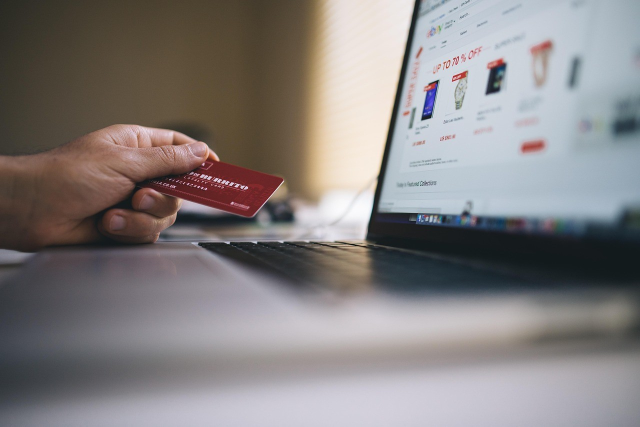
#> input picture commons/10-ilde-nitelikli-dolandiricilik-sucu-operasyonu-12-tutuklama.jpg, 1280 x 853 px (shown at 1/2 size); its folder holds only this picture in this run
$ python -i images.py   (imports and definitions only)
#> lines starting #> are read from the running program, lines starting #| are printed output that depends on the picture
#> in with_thumb, im is the input picture: PIL image 1280x853 RGB; mean R, G, B 133.6, 128.8, 128.4
# -*- coding: utf-8 -*-
"""Her haber için 1200x630 kapak görseli üretir (site/gorsel/<slug>.jpg).
Orijinal arşiv küçük resmi varsa: bulanık arka plan + ortada keskin küçük resim.
Yoksa: kategori rengine göre tipografik kapak."""
import os, hashlib
from PIL import Image, ImageFilter, ImageDraw, ImageFont, ImageEnhance

HERE = os.path.dirname(os.path.abspath(__file__))
ORIG = os.path.join(HERE, "orig")
W, H = 1200, 630
S = W / 800  # eski 800px tasarımın ölçek katsayısı
FONT_B = "/usr/share/fonts/truetype/dejavu/DejaVuSerif-Bold.ttf"
FONT_S = "/usr/share/fonts/truetype/dejavu/DejaVuSans-Bold.ttf"

# orijinal küçük resim → yazı
MAP = {
 "adliye-doldu-icra-mudurlukleri-kiraya-cikiyor": "adliye.jpg",
 "danistayin-ulkeye-faturasi-2-6-milyar-dolar": "basbakan.jpg",
 "cep-telefonu-faturasina-ust-limit-geliyor": "cep-telefonu.jpg",
 "mahkeme-168-davaliyi-gazete-ilaniyla-ariyor": "davali.jpg",
 "et-ve-balik-kurumu-hukuki-surec-baslatiyor": "ebk.jpg",
 "cocuklar-artik-terorist-sayilmayacak": "HABER-cocuk.jpg",
 "yargida-toplu-izin-yarin-basliyor": "toplu-izin.jpg",
 "icislerinden-valilere-nufus-cuzdani-talimati": "valilik.jpg",
 "yargitaydan-tarihi-karar": "yargıtay-karar.jpg",
 "ahtapot-paul-referandum-tahmininde-bulundu": "ahtapot-kahin-paul.jpg",
 "anayasa-mahkemesinin-anayasa-degisikligi-gerekceli-karari": "anayasa-mahkemesi.jpg",
 "hukukculardan-net-cikis-firarinin": "balyoz-davasi.jpg",
 "berberler-hafta-sonu-calisabilecek": "berber.jpg",
 "yargitaydan-iliskiye-girmeyen-kocaya-ceza": "bosanma.jpg",
 "arinctan-yas-degerlendirmesi": "bulent-arinc.jpg",
 "bulent-arinc-gundemimizde-baskanlik-sistemi-yok": "bulent-arinc.jpg",
 "elazigli-celebi-90km-yi-gecti": "celebi-otomobil.jpg",
 "tecavuz-sucu-icin-hadim-cezasi": "cezalar.jpg",
 "kadin-avukatlarin-sutyen-isyani": "cubbe.jpg",
 "aydin-doganin-vergi-davalari-nasil-sonuclandi": "dogan-yayin-holding.jpg",
 "ehliyetinizden-olmamak-icin-dikkat": "ehliyet-radar-uygulamasi.jpg",
 "facebook-artik-yerinizi-de-belli-edecek": "facebook-yerinizi-yayinliyor.jpg",
 "finansbank-hukuk-musavirligine-sebnem-karaduman-getirildi": "Finansbank-Şebnem-Karaduman.jpg",
 "halis-toprakin-vesayet-altina-alinmasi-davasi": "halis.jpg",
 "uc-il-daha-buyuksehir-olacak": "harita.jpg",
 "gozaltinda-sinava-girdi-ve-ilk-tercihi-hukuk-fakultesi": "ilktercih.jpg",
 "istanbullulara-serinleten-haber": "istanbul-kavurucu-sicaklari.jpg",
 "kadinlara-4-yil-erken-emeklilik-surprizi": "kadinlara-emeklilik.jpg",
 "key-odemelerinin-yapilacagi-tarih": "key-odemeleri.jpg",
 "keyde-3-odeme-ramazanda-yapilacak": "key-odemeleri1.jpg",
 "turk-vatandaslarina-meksika-vizesinde-kolaylik": "meksika-vizesi-kolayligi.jpg",
 "baydemir-olay-cikaran-sozlerinde-israrli": "osman-baydemir.jpg",
 "ilk-turk-hukuk-profesoru": "osman-isfen.jpg",
 "osys-tercihleri-icin-artik-son-gunler": "osys-tercihleri.jpg",
 "bir-kez-profesor-olan-derse-bile-girmiyor": "PROFESOR.jpg",
 "ese-eve-don-cagrisi-15-tl": "posta-kutusu.jpg",
 "vucudunuzu-ramazana-alistirma-yollari": "ramazan.jpg",
 "iraka-ithal-demokrasi-yaramadi": "secim-heyecani.jpg",
 "sigara-ve-alkole-yeni-zam-gelecek": "sigaraya-zam.jpg",
 "super-toto-ligi-bugun-basliyor": "superlig.jpg",
 "suudi-mahkemeden-inanilmaz-karar": "suudi-arabistan-seriat-mahkemesi.jpg",
 "temmuz-ayi-enflasyon-rakamlari-sevindirdi": "temmuz-ayi-enflasyon.jpg",
 "gelecek-hafta-da-tum-turkiyede-hava-cok-sicak-olacak": "tum-turkiyede-hava-durumu.jpg",
 "bir-kadin-5-ay-icinde-iki-dogum-yapamaz": "yargitay-karar-bozdu.jpg",
 "ahmet-turkten-demokratik-siyaset-cikisi": "ahmet-turk.jpg",
 "kayyum-nedir-saadet-partisini-simdi-kim-yonetecek": "kayyum-nedir.jpg",
}

COLORS = {k: (53, 73, 94) for k in ("manset","yargi","siyaset","basindan","diger","universiteler","teknoloji","barolar","hukuk-burolarindan")}

def _cover(im, w, h):
#> called with w = 1200, h = 630
    r = max(w / im.width, h / im.height)
    im = im.resize((round(im.width * r) + 1, round(im.height * r) + 1), Image.LANCZOS)
#> im: PIL image 1201x801 RGB
    x, y = (im.width - w) // 2, (im.height - h) // 2
    return im.crop((x, y, x + w, y + h))
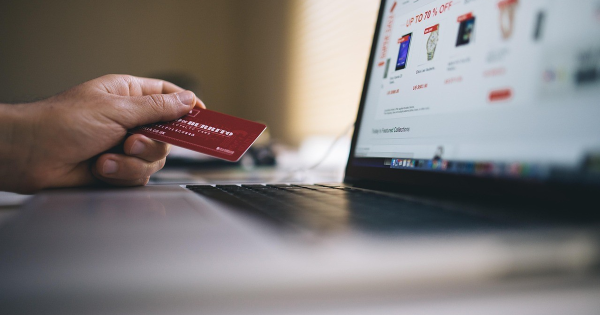
#> returned value: PIL image 1200x630 RGB (shown at 1/2 size); mean R, G, B 128.2, 122.7, 121.7

def _fit(im, w, h):
    r = min(w / im.width, h / im.height)
    return im.resize((round(im.width * r), round(im.height * r)), Image.LANCZOS)

def with_thumb(src):
    im = Image.open(src).convert("RGB")
    bg = _cover(im, W, H).filter(ImageFilter.GaussianBlur(28))
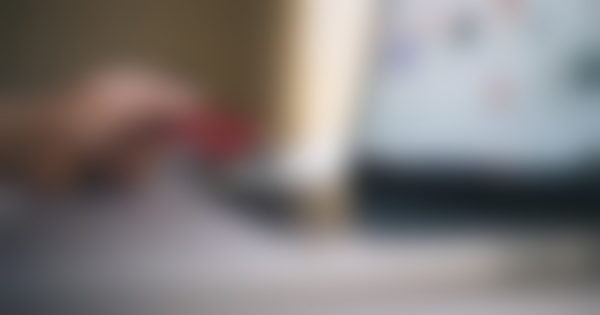
#> bg: PIL image 1200x630 RGB (shown at 1/2 size); mean R, G, B 128.2, 122.8, 121.8
    bg = ImageEnhance.Brightness(bg).enhance(0.6)
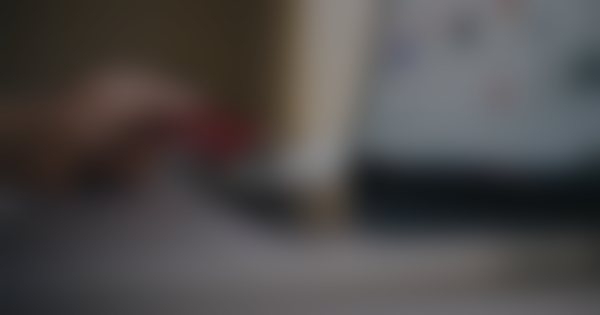
#> bg: PIL image 1200x630 RGB (shown at 1/2 size); mean R, G, B 76.5, 73.3, 72.7
    fg = _fit(im, int(W * 0.62), int(H * 0.8))
    fg = fg.filter(ImageFilter.UnsharpMask(radius=1.2, percent=70, threshold=2))
    pad = 0
    frame = Image.new("RGB", (fg.width + pad * 2, fg.height + pad * 2), (20, 20, 20))
#> frame: PIL image 744x496 RGB; every value is 20
    frame.paste(fg, (pad, pad))
    sh = Image.new("RGBA", (frame.width + 40, frame.height + 40), (0, 0, 0, 0))
#> sh: PIL image 784x536 RGBA; every value is 0
    ImageDraw.Draw(sh).rectangle((20, 24, 20 + frame.width, 24 + frame.height), fill=(29, 42, 55, 150))
    sh = sh.filter(ImageFilter.GaussianBlur(12))
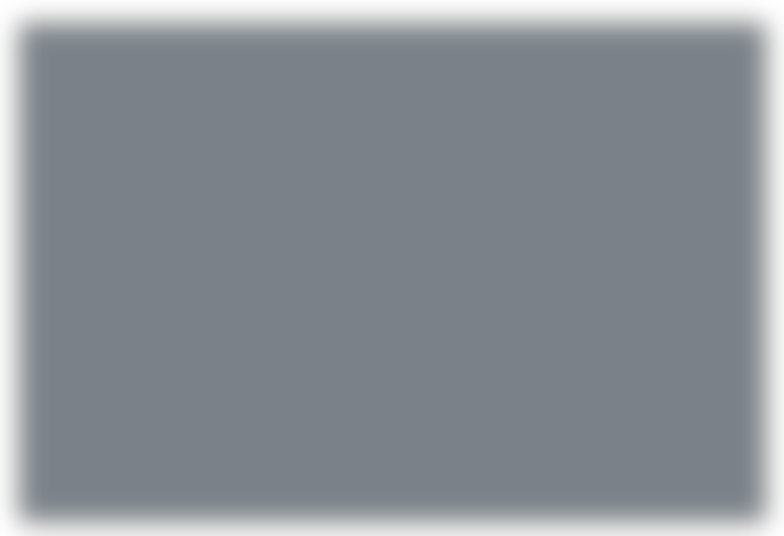
#> sh: PIL image 784x536 RGBA; mean R, G, B, A 25.5, 37, 48.4, 132; transparent parts drawn white
    x, y = (W - frame.width) // 2, (H - frame.height) // 2
    out = bg.convert("RGBA")
    out.alpha_composite(sh, (x - 20, y - 20))
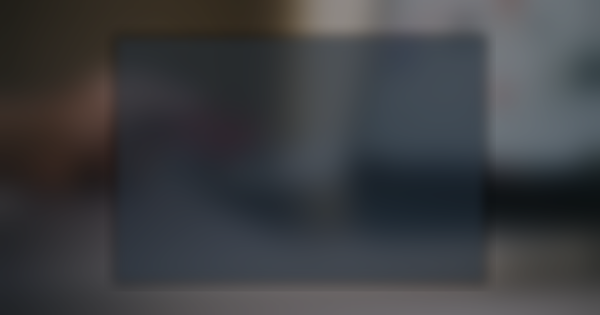
#> out: PIL image 1200x630 RGBA (shown at 1/2 size); mean R, G, B, A 60.7, 62.3, 65.5, 255
    out.paste(frame, (x, y))
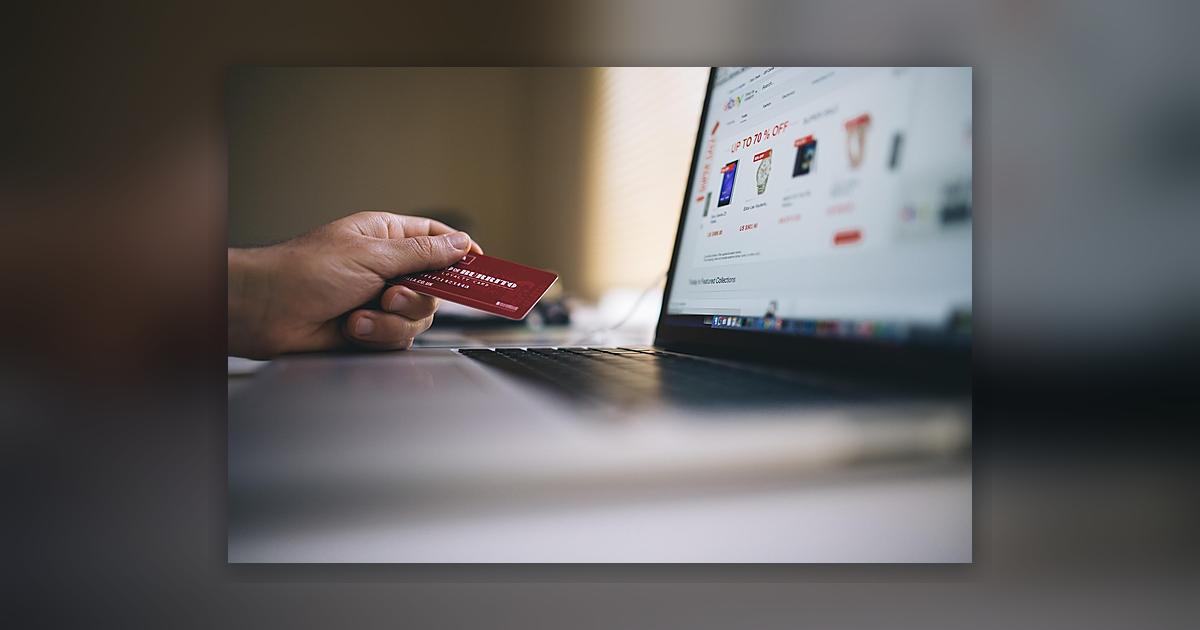
#> out: PIL image 1200x630 RGBA; mean R, G, B, A 100.6, 97.4, 97, 255
    return out.convert("RGB")
#> returned value: PIL image 1200x630 RGB

# [33 lines left out: function typographic, not called in this run]

# Hız: dosya özetleri (inode, boyut, değişme zamanı) anahtarıyla saklanır; görseller önbellekten kopyalanmaz, sabit bağlantıyla
# (hardlink) yerleştirilir. Böylece her derlemede yüzlerce MB okunup yazılmaz, git de değişmeyen görselleri yeniden taramaz.
_MD5_YOL = os.path.join(HERE, ".gorsel_onbellek", "md5.json")
_MD5 = None; _MD5_YENI = {}
# [23 lines left out: functions md5_dosya, md5_kaydet, bagla, not called in this run]

COMMONS = os.path.join(HERE, "commons")
ALIAS = {  # aynı fotoğrafı paylaşan haberler
 "anayasa-mahkemesi-ve-uluslararasi-anlasmalar": "nukleere-hukuk-dar-geliyor",
 "aymden-tayfun-kahramana-ikinci-ihlal-karari-yeniden-yargilama": "aym-26-siyasi-partinin-hesaplarini-kabul-etmedi-suc-duyurusu",
 "hizmetli-memurun-13-yillik-hukuk-mucadelesi": "hizmetli-memurun-13-yillik-hukuk-mucadelesi",
}
# [94 lines left out: functions photo, imza, build, not called in this run]

>>> result = with_thumb('commons/10-ilde-nitelikli-dolandiricilik-sucu-operasyonu-12-tutuklama.jpg')

$ run again, on commons/13-yargi-paketi-ekimde-mecliste-suresiz-nafaka-ve-bosanma-davalari.jpg
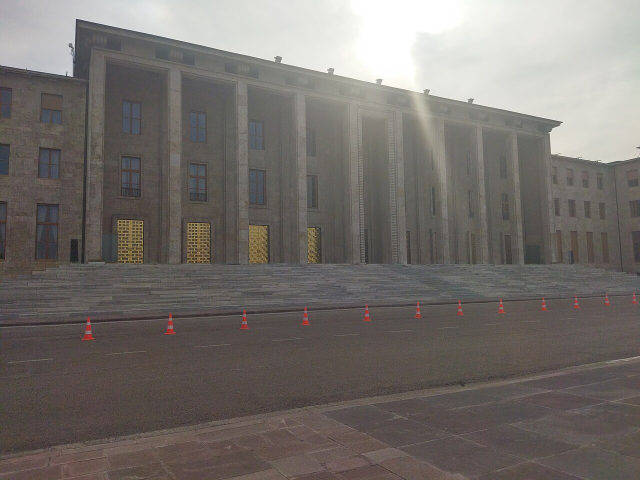
#> input picture commons/13-yargi-paketi-ekimde-mecliste-suresiz-nafaka-ve-bosanma-davalari.jpg, 1280 x 960 px (shown at 1/2 size)
#> in with_thumb, im is the input picture: PIL image 1280x960 RGB; mean R, G, B 116.7, 111.4, 107.5
#> im: PIL image 1201x901 RGB
#> frame: PIL image 672x504 RGB; every value is 20
#> in with_thumb, `ImageDraw.Draw(sh).rectangle((20, 24, 20 + frame.width, 24 + frame.hei..`:
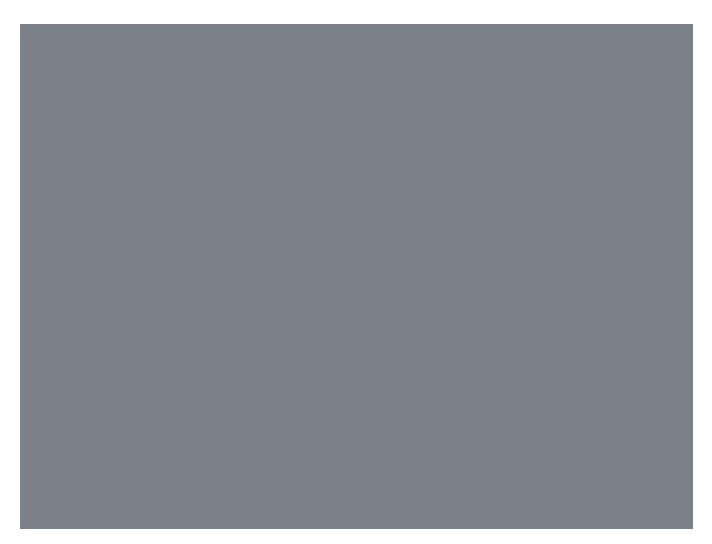
#> sh: PIL image 712x544 RGBA; mean R, G, B, A 25.4, 36.9, 48.3, 131.6; transparent parts drawn white
#> in with_thumb, `out.paste(frame, (x, y))`:
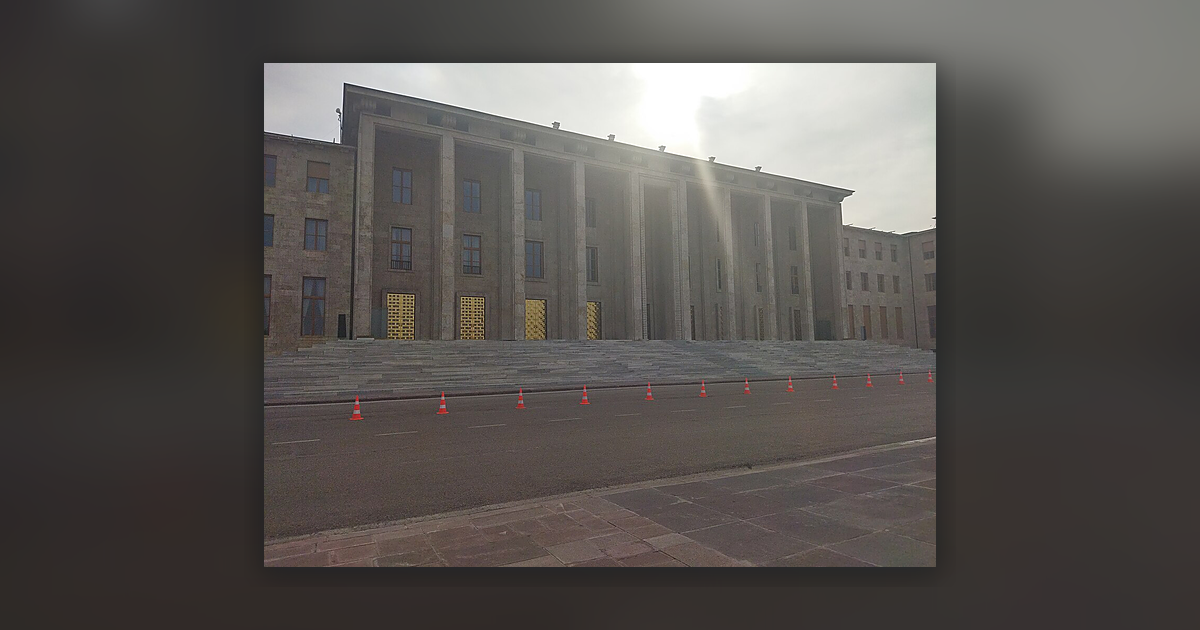
#> out: PIL image 1200x630 RGBA; mean R, G, B, A 86.8, 82.7, 79.7, 255
